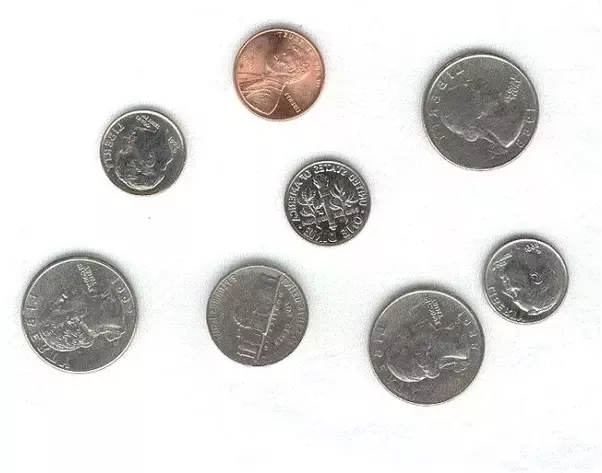
#> input picture Assignment2/coins/coins.png, 602 x 473 px
$ python threshold_sat.py
#> lines starting #> are read from the running program, lines starting #| are printed output that depends on the picture; after the words box and inside, x2 and y2 are one past the last pixel; in counts of white or black regions, pixels touching at a corner belong together
import cv2
import matplotlib.pyplot as plt

def nothing(x):
   pass

# Učitavanje slike
img = cv2.imread("./coins/coins.png")
#> img is the input picture: shape (473, 602, 3); mean B, G, R 219.3, 220.7, 222.1
img = cv2.cvtColor(img, cv2.COLOR_BGR2RGB)

# HSV konverzija
hsv = cv2.cvtColor(img, cv2.COLOR_RGB2HSV)
#> hsv: shape (473, 602, 3); mean H, S, V 33.9, 5.9, 222.5
s_channel = hsv[:, :, 1]
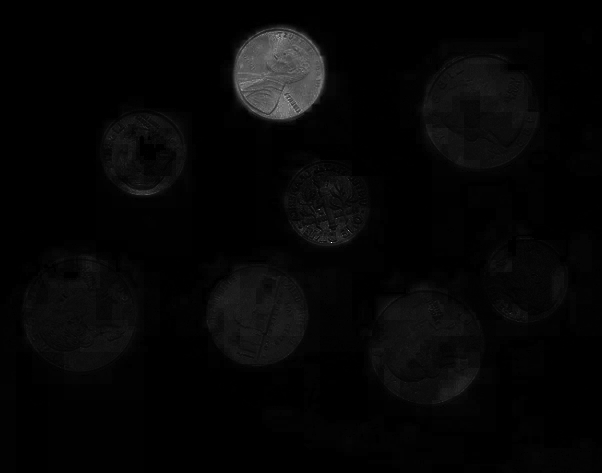
#> s_channel: shape (473, 602); min 0, max 255, mean 5.9

# OpenCV prozor
cv2.namedWindow("S channel threshold")

# Trackbar za prag
cv2.createTrackbar("S threshold", "S channel threshold", 0, 255, nothing)

while True:
   thresh = cv2.getTrackbarPos("S threshold", "S channel threshold")

   # Threshold nad S kanalom
   _, mask = cv2.threshold(s_channel, thresh, 255, cv2.THRESH_BINARY)
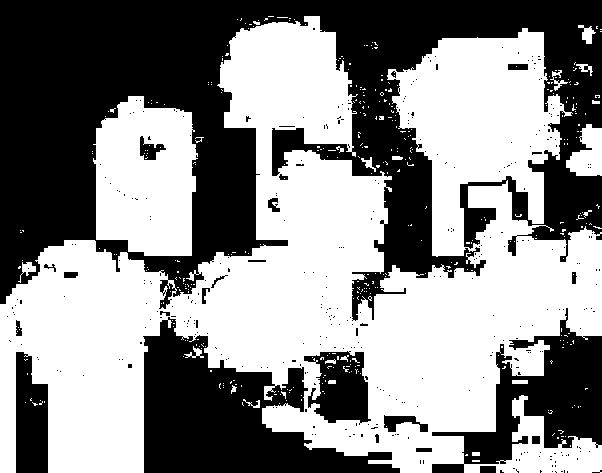
#> mask: shape (473, 602); 54.8% white; 354 black regions (330 under 20 px), largest, box (x1, y1, x2, y2) and area: (0, 0, 602, 321) 90046, (143, 317, 400, 473) 19115, (432, 308, 602, 473) 10696

   # Prikaz
   cv2.imshow("S channel", s_channel)
   cv2.imshow("S channel threshold", mask)

   key = cv2.waitKey(1) & 0xFF
#> (key Esc is pressed here)
   if key == 27:  # ESC za izlaz
       print(f"Izabrani prag za Saturation kanal: {thresh}")
       break

cv2.destroyAllWindows()
